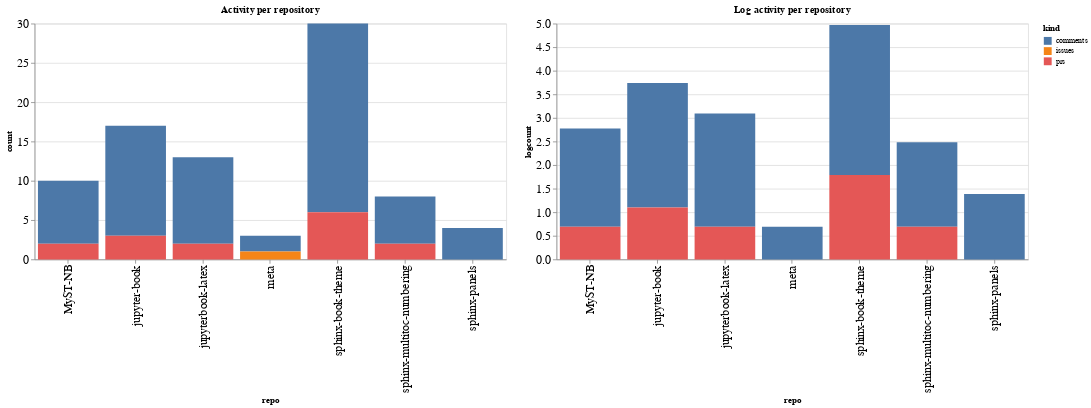

Source (notebook cell):
### Code cell
ch1 = alt.Chart(repo_summaries, width=600, title="Activity per repository").mark_bar().encode(
    x='repo',
    y='count',
    color='kind',
    tooltip="kind"
)

ch2 = alt.Chart(repo_summaries, width=600, title="Log activity per repository").mark_bar().encode(
    x='repo',
    y='logcount',
    color='kind',
    tooltip="kind"
)

ch1 | ch2

### Figure 1 — Vega-Lite specification as saved in the notebook (floating-point values rounded to 4 significant figures)
{"config": {"axisLeft": {"labelFontSize": 15}, "axisBottom": {"labelFontSize": 15}}, "hconcat": [{"mark": "bar", "encoding": {"color": {"type": "nominal", "field": "kind"}, "tooltip": {"type": "nominal", "field": "kind"}, "x": {"type": "nominal", "field": "repo"}, "y": {"type": "quantitative", "field": "count"}}, "title": "Activity per repository", "width": 600}, {"mark": "bar", "encoding": {"color": {"type": "nominal", "field": "kind"}, "tooltip": {"type": "nominal", "field": "kind"}, "x": {"type": "nominal", "field": "repo"}, "y": {"type": "quantitative", "field": "logcount"}}, "title": "Log activity per repository", "width": 600}], "data": {"name": "data-32e32389f2db087dda65484a3660bca8"}, "$schema": "https://vega.github.io/schema/vega-lite/v4.8.1.json", "datasets": {"data-32e32389f2db087dda65484a3660bca8": [{"repo": "MyST-NB", "kind": "comments", "count": 8, "logcount": 2.079}, {"repo": "MyST-NB", "kind": "prs", "count": 2, "logcount": 0.6931}, {"repo": "jupyter-book", "kind": "comments", "count": 14, "logcount": 2.639}, {"repo": "jupyter-book", "kind": "prs", "count": 3, "logcount": 1.099}, {"repo": "jupyterbook-latex", "kind": "comments", "count": 11, "logcount": 2.398}, {"repo": "jupyterbook-latex", "kind": "prs", "count": 2, "logcount": 0.6931}, {"repo": "meta", "kind": "comments", "count": 2, "logcount": 0.6931}, {"repo": "meta", "kind": "issues", "count": 1, "logcount": 0.0}, {"repo": "sphinx-book-theme", "kind": "comments", "count": 24, "logcount": 3.178}, {"repo": "sphinx-book-theme", "kind": "prs", "count": 6, "logcount": 1.792}, {"repo": "sphinx-multitoc-numbering", "kind": "comments", "count": 6, "logcount": 1.792}, {"repo": "sphinx-multitoc-numbering", "kind": "prs", "count": 2, "logcount": 0.6931}, {"repo": "sphinx-panels", "kind": "comments", "count": 4, "logcount": 1.386}]}}
